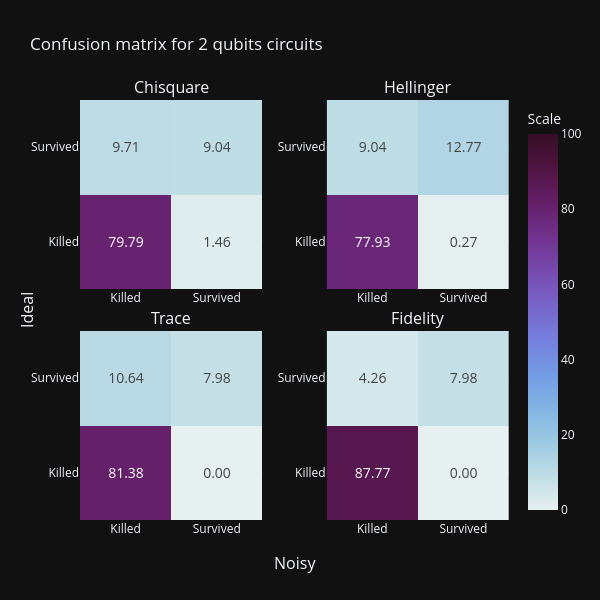
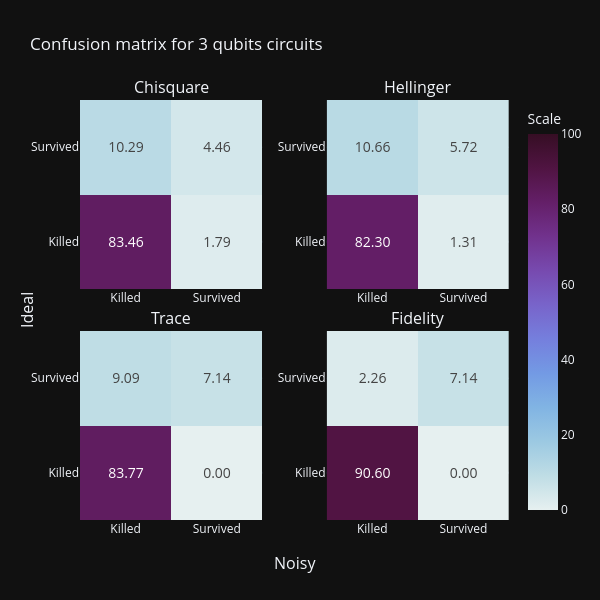
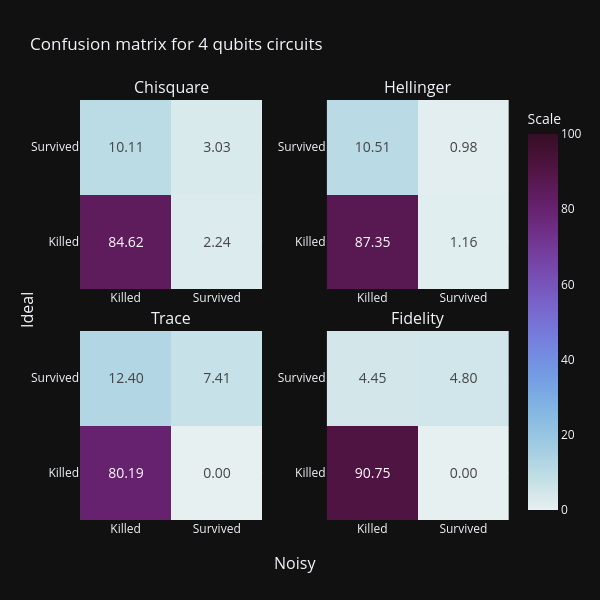
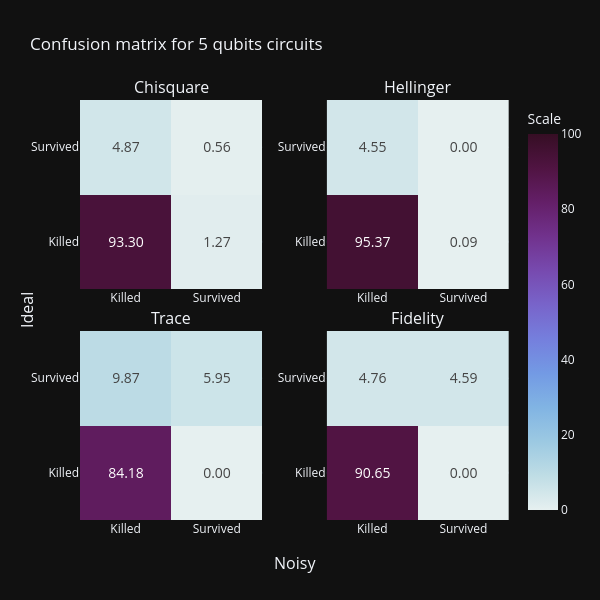

The notebook cell these images were saved under, in order:
### Code cell
# Confusion matrixes grouped by qubit numbers
qubit_numbers = df['Qubits_number'].unique()
for x in qubit_numbers:
    df_qubits = df[df['Qubits_number'] == x]
    printConfusionMatrixes(df_qubits, f'Confusion matrix for {x} qubits circuits')

### Figure 1 — Plotly figure (JSON) as saved in the notebook; plotly's stock layout.template omitted (floating-point values rounded to 4 significant figures)
{"data": [{"colorbar": {"title": {"text": "Scale"}}, "colorscale": [[0.0, "rgb(230, 240, 240)"], [0.09091, "rgb(191, 221, 229)"], [0.1818, "rgb(156, 201, 226)"], [0.2727, "rgb(129, 180, 227)"], [0.3636, "rgb(115, 154, 228)"], [0.4545, "rgb(117, 127, 221)"], [0.5455, "rgb(120, 100, 202)"], [0.6364, "rgb(119, 74, 175)"], [0.7273, "rgb(113, 50, 141)"], [0.8182, "rgb(100, 31, 104)"], [0.9091, "rgb(80, 20, 66)"], [1.0, "rgb(54, 14, 36)"]], "showscale": true, "text": [[79.79, 1.463], [9.707, 9.043]], "textfont": {"size": 14}, "texttemplate": "%{text:.2f}", "z": [[79.79, 1.463], [9.707, 9.043]], "zmax": 100, "zmin": 0, "type": "heatmap", "xaxis": "x", "yaxis": "y"}, {"colorbar": {"title": {"text": "Scale"}}, "colorscale": [[0.0, "rgb(230, 240, 240)"], [0.09091, "rgb(191, 221, 229)"], [0.1818, "rgb(156, 201, 226)"], [0.2727, "rgb(129, 180, 227)"], [0.3636, "rgb(115, 154, 228)"], [0.4545, "rgb(117, 127, 221)"], [0.5455, "rgb(120, 100, 202)"], [0.6364, "rgb(119, 74, 175)"], [0.7273, "rgb(113, 50, 141)"], [0.8182, "rgb(100, 31, 104)"], [0.9091, "rgb(80, 20, 66)"], [1.0, "rgb(54, 14, 36)"]], "showscale": false, "text": [[77.93, 0.266], [9.043, 12.77]], "textfont": {"size": 14}, "texttemplate": "%{text:.2f}", "z": [[77.93, 0.266], [9.043, 12.77]], "zmax": 100, "zmin": 0, "type": "heatmap", "xaxis": "x2", "yaxis": "y2"}, {"colorbar": {"title": {"text": "Scale"}}, "colorscale": [[0.0, "rgb(230, 240, 240)"], [0.09091, "rgb(191, 221, 229)"], [0.1818, "rgb(156, 201, 226)"], [0.2727, "rgb(129, 180, 227)"], [0.3636, "rgb(115, 154, 228)"], [0.4545, "rgb(117, 127, 221)"], [0.5455, "rgb(120, 100, 202)"], [0.6364, "rgb(119, 74, 175)"], [0.7273, "rgb(113, 50, 141)"], [0.8182, "rgb(100, 31, 104)"], [0.9091, "rgb(80, 20, 66)"], [1.0, "rgb(54, 14, 36)"]], "showscale": false, "text": [[81.38, 0.0], [10.64, 7.979]], "textfont": {"size": 14}, "texttemplate": "%{text:.2f}", "z": [[81.38, 0.0], [10.64, 7.979]], "zmax": 100, "zmin": 0, "type": "heatmap", "xaxis": "x3", "yaxis": "y3"}, {"colorbar": {"title": {"text": "Scale"}}, "colorscale": [[0.0, "rgb(230, 240, 240)"], [0.09091, "rgb(191, 221, 229)"], [0.1818, "rgb(156, 201, 226)"], [0.2727, "rgb(129, 180, 227)"], [0.3636, "rgb(115, 154, 228)"], [0.4545, "rgb(117, 127, 221)"], [0.5455, "rgb(120, 100, 202)"], [0.6364, "rgb(119, 74, 175)"], [0.7273, "rgb(113, 50, 141)"], [0.8182, "rgb(100, 31, 104)"], [0.9091, "rgb(80, 20, 66)"], [1.0, "rgb(54, 14, 36)"]], "showscale": false, "text": [[87.77, 0.0], [4.255, 7.979]], "textfont": {"size": 14}, "texttemplate": "%{text:.2f}", "z": [[87.77, 0.0], [4.255, 7.979]], "zmax": 100, "zmin": 0, "type": "heatmap", "xaxis": "x4", "yaxis": "y4"}], "layout": {"xaxis": {"anchor": "y", "domain": [0.0, 0.425], "tickvals": [0, 1], "ticktext": ["Killed", "Survived"]}, "yaxis": {"anchor": "x", "domain": [0.55, 1.0], "tickvals": [0, 1], "ticktext": ["Killed", "Survived"]}, "xaxis2": {"anchor": "y2", "domain": [0.575, 1.0], "tickvals": [0, 1], "ticktext": ["Killed", "Survived"]}, "yaxis2": {"anchor": "x2", "domain": [0.55, 1.0], "tickvals": [0, 1], "ticktext": ["Killed", "Survived"]}, "xaxis3": {"anchor": "y3", "domain": [0.0, 0.425], "tickvals": [0, 1], "ticktext": ["Killed", "Survived"]}, "yaxis3": {"anchor": "x3", "domain": [0.0, 0.45], "tickvals": [0, 1], "ticktext": ["Killed", "Survived"]}, "xaxis4": {"anchor": "y4", "domain": [0.575, 1.0], "tickvals": [0, 1], "ticktext": ["Killed", "Survived"]}, "yaxis4": {"anchor": "x4", "domain": [0.0, 0.45], "tickvals": [0, 1], "ticktext": ["Killed", "Survived"]}, "annotations": [{"font": {"size": 16}, "showarrow": false, "text": "Chisquare", "x": 0.2125, "xanchor": "center", "xref": "paper", "y": 1.0, "yanchor": "bottom", "yref": "paper"}, {"font": {"size": 16}, "showarrow": false, "text": "Hellinger", "x": 0.7875, "xanchor": "center", "xref": "paper", "y": 1.0, "yanchor": "bottom", "yref": "paper"}, {"font": {"size": 16}, "showarrow": false, "text": "Trace", "x": 0.2125, "xanchor": "center", "xref": "paper", "y": 0.45, "yanchor": "bottom", "yref": "paper"}, {"font": {"size": 16}, "showarrow": false, "text": "Fidelity", "x": 0.7875, "xanchor": "center", "xref": "paper", "y": 0.45, "yanchor": "bottom", "yref": "paper"}, {"font": {"size": 16}, "showarrow": false, "text": "Noisy", "x": 0.5, "xanchor": "center", "xref": "paper", "y": 0, "yanchor": "top", "yref": "paper", "yshift": -30}, {"font": {"size": 16}, "showarrow": false, "text": "Ideal", "textangle": -90, "x": 0, "xanchor": "right", "xref": "paper", "xshift": -40, "y": 0.5, "yanchor": "middle", "yref": "paper"}], "title": {"text": "Confusion matrix for 2 qubits circuits"}, "height": 600, "width": 600, "showlegend": false}}

### Figure 2 — Plotly figure (JSON) as saved in the notebook; plotly's stock layout.template omitted (floating-point values rounded to 4 significant figures)
{"data": [{"colorbar": {"title": {"text": "Scale"}}, "colorscale": [[0.0, "rgb(230, 240, 240)"], [0.09091, "rgb(191, 221, 229)"], [0.1818, "rgb(156, 201, 226)"], [0.2727, "rgb(129, 180, 227)"], [0.3636, "rgb(115, 154, 228)"], [0.4545, "rgb(117, 127, 221)"], [0.5455, "rgb(120, 100, 202)"], [0.6364, "rgb(119, 74, 175)"], [0.7273, "rgb(113, 50, 141)"], [0.8182, "rgb(100, 31, 104)"], [0.9091, "rgb(80, 20, 66)"], [1.0, "rgb(54, 14, 36)"]], "showscale": true, "text": [[83.46, 1.786], [10.29, 4.464]], "textfont": {"size": 14}, "texttemplate": "%{text:.2f}", "z": [[83.46, 1.786], [10.29, 4.464]], "zmax": 100, "zmin": 0, "type": "heatmap", "xaxis": "x", "yaxis": "y"}, {"colorbar": {"title": {"text": "Scale"}}, "colorscale": [[0.0, "rgb(230, 240, 240)"], [0.09091, "rgb(191, 221, 229)"], [0.1818, "rgb(156, 201, 226)"], [0.2727, "rgb(129, 180, 227)"], [0.3636, "rgb(115, 154, 228)"], [0.4545, "rgb(117, 127, 221)"], [0.5455, "rgb(120, 100, 202)"], [0.6364, "rgb(119, 74, 175)"], [0.7273, "rgb(113, 50, 141)"], [0.8182, "rgb(100, 31, 104)"], [0.9091, "rgb(80, 20, 66)"], [1.0, "rgb(54, 14, 36)"]], "showscale": false, "text": [[82.3, 1.313], [10.66, 5.725]], "textfont": {"size": 14}, "texttemplate": "%{text:.2f}", "z": [[82.3, 1.313], [10.66, 5.725]], "zmax": 100, "zmin": 0, "type": "heatmap", "xaxis": "x2", "yaxis": "y2"}, {"colorbar": {"title": {"text": "Scale"}}, "colorscale": [[0.0, "rgb(230, 240, 240)"], [0.09091, "rgb(191, 221, 229)"], [0.1818, "rgb(156, 201, 226)"], [0.2727, "rgb(129, 180, 227)"], [0.3636, "rgb(115, 154, 228)"], [0.4545, "rgb(117, 127, 221)"], [0.5455, "rgb(120, 100, 202)"], [0.6364, "rgb(119, 74, 175)"], [0.7273, "rgb(113, 50, 141)"], [0.8182, "rgb(100, 31, 104)"], [0.9091, "rgb(80, 20, 66)"], [1.0, "rgb(54, 14, 36)"]], "showscale": false, "text": [[83.77, 0.0], [9.086, 7.143]], "textfont": {"size": 14}, "texttemplate": "%{text:.2f}", "z": [[83.77, 0.0], [9.086, 7.143]], "zmax": 100, "zmin": 0, "type": "heatmap", "xaxis": "x3", "yaxis": "y3"}, {"colorbar": {"title": {"text": "Scale"}}, "colorscale": [[0.0, "rgb(230, 240, 240)"], [0.09091, "rgb(191, 221, 229)"], [0.1818, "rgb(156, 201, 226)"], [0.2727, "rgb(129, 180, 227)"], [0.3636, "rgb(115, 154, 228)"], [0.4545, "rgb(117, 127, 221)"], [0.5455, "rgb(120, 100, 202)"], [0.6364, "rgb(119, 74, 175)"], [0.7273, "rgb(113, 50, 141)"], [0.8182, "rgb(100, 31, 104)"], [0.9091, "rgb(80, 20, 66)"], [1.0, "rgb(54, 14, 36)"]], "showscale": false, "text": [[90.6, 0.0], [2.258, 7.143]], "textfont": {"size": 14}, "texttemplate": "%{text:.2f}", "z": [[90.6, 0.0], [2.258, 7.143]], "zmax": 100, "zmin": 0, "type": "heatmap", "xaxis": "x4", "yaxis": "y4"}], "layout": {"xaxis": {"anchor": "y", "domain": [0.0, 0.425], "tickvals": [0, 1], "ticktext": ["Killed", "Survived"]}, "yaxis": {"anchor": "x", "domain": [0.55, 1.0], "tickvals": [0, 1], "ticktext": ["Killed", "Survived"]}, "xaxis2": {"anchor": "y2", "domain": [0.575, 1.0], "tickvals": [0, 1], "ticktext": ["Killed", "Survived"]}, "yaxis2": {"anchor": "x2", "domain": [0.55, 1.0], "tickvals": [0, 1], "ticktext": ["Killed", "Survived"]}, "xaxis3": {"anchor": "y3", "domain": [0.0, 0.425], "tickvals": [0, 1], "ticktext": ["Killed", "Survived"]}, "yaxis3": {"anchor": "x3", "domain": [0.0, 0.45], "tickvals": [0, 1], "ticktext": ["Killed", "Survived"]}, "xaxis4": {"anchor": "y4", "domain": [0.575, 1.0], "tickvals": [0, 1], "ticktext": ["Killed", "Survived"]}, "yaxis4": {"anchor": "x4", "domain": [0.0, 0.45], "tickvals": [0, 1], "ticktext": ["Killed", "Survived"]}, "annotations": [{"font": {"size": 16}, "showarrow": false, "text": "Chisquare", "x": 0.2125, "xanchor": "center", "xref": "paper", "y": 1.0, "yanchor": "bottom", "yref": "paper"}, {"font": {"size": 16}, "showarrow": false, "text": "Hellinger", "x": 0.7875, "xanchor": "center", "xref": "paper", "y": 1.0, "yanchor": "bottom", "yref": "paper"}, {"font": {"size": 16}, "showarrow": false, "text": "Trace", "x": 0.2125, "xanchor": "center", "xref": "paper", "y": 0.45, "yanchor": "bottom", "yref": "paper"}, {"font": {"size": 16}, "showarrow": false, "text": "Fidelity", "x": 0.7875, "xanchor": "center", "xref": "paper", "y": 0.45, "yanchor": "bottom", "yref": "paper"}, {"font": {"size": 16}, "showarrow": false, "text": "Noisy", "x": 0.5, "xanchor": "center", "xref": "paper", "y": 0, "yanchor": "top", "yref": "paper", "yshift": -30}, {"font": {"size": 16}, "showarrow": false, "text": "Ideal", "textangle": -90, "x": 0, "xanchor": "right", "xref": "paper", "xshift": -40, "y": 0.5, "yanchor": "middle", "yref": "paper"}], "title": {"text": "Confusion matrix for 3 qubits circuits"}, "height": 600, "width": 600, "showlegend": false}}

### Figure 3 — Plotly figure (JSON) as saved in the notebook; plotly's stock layout.template omitted (floating-point values rounded to 4 significant figures)
{"data": [{"colorbar": {"title": {"text": "Scale"}}, "colorscale": [[0.0, "rgb(230, 240, 240)"], [0.09091, "rgb(191, 221, 229)"], [0.1818, "rgb(156, 201, 226)"], [0.2727, "rgb(129, 180, 227)"], [0.3636, "rgb(115, 154, 228)"], [0.4545, "rgb(117, 127, 221)"], [0.5455, "rgb(120, 100, 202)"], [0.6364, "rgb(119, 74, 175)"], [0.7273, "rgb(113, 50, 141)"], [0.8182, "rgb(100, 31, 104)"], [0.9091, "rgb(80, 20, 66)"], [1.0, "rgb(54, 14, 36)"]], "showscale": true, "text": [[84.62, 2.239], [10.11, 3.027]], "textfont": {"size": 14}, "texttemplate": "%{text:.2f}", "z": [[84.62, 2.239], [10.11, 3.027]], "zmax": 100, "zmin": 0, "type": "heatmap", "xaxis": "x", "yaxis": "y"}, {"colorbar": {"title": {"text": "Scale"}}, "colorscale": [[0.0, "rgb(230, 240, 240)"], [0.09091, "rgb(191, 221, 229)"], [0.1818, "rgb(156, 201, 226)"], [0.2727, "rgb(129, 180, 227)"], [0.3636, "rgb(115, 154, 228)"], [0.4545, "rgb(117, 127, 221)"], [0.5455, "rgb(120, 100, 202)"], [0.6364, "rgb(119, 74, 175)"], [0.7273, "rgb(113, 50, 141)"], [0.8182, "rgb(100, 31, 104)"], [0.9091, "rgb(80, 20, 66)"], [1.0, "rgb(54, 14, 36)"]], "showscale": false, "text": [[87.35, 1.156], [10.51, 0.9843]], "textfont": {"size": 14}, "texttemplate": "%{text:.2f}", "z": [[87.35, 1.156], [10.51, 0.9843]], "zmax": 100, "zmin": 0, "type": "heatmap", "xaxis": "x2", "yaxis": "y2"}, {"colorbar": {"title": {"text": "Scale"}}, "colorscale": [[0.0, "rgb(230, 240, 240)"], [0.09091, "rgb(191, 221, 229)"], [0.1818, "rgb(156, 201, 226)"], [0.2727, "rgb(129, 180, 227)"], [0.3636, "rgb(115, 154, 228)"], [0.4545, "rgb(117, 127, 221)"], [0.5455, "rgb(120, 100, 202)"], [0.6364, "rgb(119, 74, 175)"], [0.7273, "rgb(113, 50, 141)"], [0.8182, "rgb(100, 31, 104)"], [0.9091, "rgb(80, 20, 66)"], [1.0, "rgb(54, 14, 36)"]], "showscale": false, "text": [[80.19, 0.0], [12.4, 7.406]], "textfont": {"size": 14}, "texttemplate": "%{text:.2f}", "z": [[80.19, 0.0], [12.4, 7.406]], "zmax": 100, "zmin": 0, "type": "heatmap", "xaxis": "x3", "yaxis": "y3"}, {"colorbar": {"title": {"text": "Scale"}}, "colorscale": [[0.0, "rgb(230, 240, 240)"], [0.09091, "rgb(191, 221, 229)"], [0.1818, "rgb(156, 201, 226)"], [0.2727, "rgb(129, 180, 227)"], [0.3636, "rgb(115, 154, 228)"], [0.4545, "rgb(117, 127, 221)"], [0.5455, "rgb(120, 100, 202)"], [0.6364, "rgb(119, 74, 175)"], [0.7273, "rgb(113, 50, 141)"], [0.8182, "rgb(100, 31, 104)"], [0.9091, "rgb(80, 20, 66)"], [1.0, "rgb(54, 14, 36)"]], "showscale": false, "text": [[90.75, 0.0], [4.454, 4.798]], "textfont": {"size": 14}, "texttemplate": "%{text:.2f}", "z": [[90.75, 0.0], [4.454, 4.798]], "zmax": 100, "zmin": 0, "type": "heatmap", "xaxis": "x4", "yaxis": "y4"}], "layout": {"xaxis": {"anchor": "y", "domain": [0.0, 0.425], "tickvals": [0, 1], "ticktext": ["Killed", "Survived"]}, "yaxis": {"anchor": "x", "domain": [0.55, 1.0], "tickvals": [0, 1], "ticktext": ["Killed", "Survived"]}, "xaxis2": {"anchor": "y2", "domain": [0.575, 1.0], "tickvals": [0, 1], "ticktext": ["Killed", "Survived"]}, "yaxis2": {"anchor": "x2", "domain": [0.55, 1.0], "tickvals": [0, 1], "ticktext": ["Killed", "Survived"]}, "xaxis3": {"anchor": "y3", "domain": [0.0, 0.425], "tickvals": [0, 1], "ticktext": ["Killed", "Survived"]}, "yaxis3": {"anchor": "x3", "domain": [0.0, 0.45], "tickvals": [0, 1], "ticktext": ["Killed", "Survived"]}, "xaxis4": {"anchor": "y4", "domain": [0.575, 1.0], "tickvals": [0, 1], "ticktext": ["Killed", "Survived"]}, "yaxis4": {"anchor": "x4", "domain": [0.0, 0.45], "tickvals": [0, 1], "ticktext": ["Killed", "Survived"]}, "annotations": [{"font": {"size": 16}, "showarrow": false, "text": "Chisquare", "x": 0.2125, "xanchor": "center", "xref": "paper", "y": 1.0, "yanchor": "bottom", "yref": "paper"}, {"font": {"size": 16}, "showarrow": false, "text": "Hellinger", "x": 0.7875, "xanchor": "center", "xref": "paper", "y": 1.0, "yanchor": "bottom", "yref": "paper"}, {"font": {"size": 16}, "showarrow": false, "text": "Trace", "x": 0.2125, "xanchor": "center", "xref": "paper", "y": 0.45, "yanchor": "bottom", "yref": "paper"}, {"font": {"size": 16}, "showarrow": false, "text": "Fidelity", "x": 0.7875, "xanchor": "center", "xref": "paper", "y": 0.45, "yanchor": "bottom", "yref": "paper"}, {"font": {"size": 16}, "showarrow": false, "text": "Noisy", "x": 0.5, "xanchor": "center", "xref": "paper", "y": 0, "yanchor": "top", "yref": "paper", "yshift": -30}, {"font": {"size": 16}, "showarrow": false, "text": "Ideal", "textangle": -90, "x": 0, "xanchor": "right", "xref": "paper", "xshift": -40, "y": 0.5, "yanchor": "middle", "yref": "paper"}], "title": {"text": "Confusion matrix for 4 qubits circuits"}, "height": 600, "width": 600, "showlegend": false}}

### Figure 4 — Plotly figure (JSON) as saved in the notebook; plotly's stock layout.template omitted (floating-point values rounded to 4 significant figures)
{"data": [{"colorbar": {"title": {"text": "Scale"}}, "colorscale": [[0.0, "rgb(230, 240, 240)"], [0.09091, "rgb(191, 221, 229)"], [0.1818, "rgb(156, 201, 226)"], [0.2727, "rgb(129, 180, 227)"], [0.3636, "rgb(115, 154, 228)"], [0.4545, "rgb(117, 127, 221)"], [0.5455, "rgb(120, 100, 202)"], [0.6364, "rgb(119, 74, 175)"], [0.7273, "rgb(113, 50, 141)"], [0.8182, "rgb(100, 31, 104)"], [0.9091, "rgb(80, 20, 66)"], [1.0, "rgb(54, 14, 36)"]], "showscale": true, "text": [[93.3, 1.272], [4.871, 0.5603]], "textfont": {"size": 14}, "texttemplate": "%{text:.2f}", "z": [[93.3, 1.272], [4.871, 0.5603]], "zmax": 100, "zmin": 0, "type": "heatmap", "xaxis": "x", "yaxis": "y"}, {"colorbar": {"title": {"text": "Scale"}}, "colorscale": [[0.0, "rgb(230, 240, 240)"], [0.09091, "rgb(191, 221, 229)"], [0.1818, "rgb(156, 201, 226)"], [0.2727, "rgb(129, 180, 227)"], [0.3636, "rgb(115, 154, 228)"], [0.4545, "rgb(117, 127, 221)"], [0.5455, "rgb(120, 100, 202)"], [0.6364, "rgb(119, 74, 175)"], [0.7273, "rgb(113, 50, 141)"], [0.8182, "rgb(100, 31, 104)"], [0.9091, "rgb(80, 20, 66)"], [1.0, "rgb(54, 14, 36)"]], "showscale": false, "text": [[95.37, 0.08621], [4.547, 0.0]], "textfont": {"size": 14}, "texttemplate": "%{text:.2f}", "z": [[95.37, 0.08621], [4.547, 0.0]], "zmax": 100, "zmin": 0, "type": "heatmap", "xaxis": "x2", "yaxis": "y2"}, {"colorbar": {"title": {"text": "Scale"}}, "colorscale": [[0.0, "rgb(230, 240, 240)"], [0.09091, "rgb(191, 221, 229)"], [0.1818, "rgb(156, 201, 226)"], [0.2727, "rgb(129, 180, 227)"], [0.3636, "rgb(115, 154, 228)"], [0.4545, "rgb(117, 127, 221)"], [0.5455, "rgb(120, 100, 202)"], [0.6364, "rgb(119, 74, 175)"], [0.7273, "rgb(113, 50, 141)"], [0.8182, "rgb(100, 31, 104)"], [0.9091, "rgb(80, 20, 66)"], [1.0, "rgb(54, 14, 36)"]], "showscale": false, "text": [[84.18, 0.0], [9.871, 5.948]], "textfont": {"size": 14}, "texttemplate": "%{text:.2f}", "z": [[84.18, 0.0], [9.871, 5.948]], "zmax": 100, "zmin": 0, "type": "heatmap", "xaxis": "x3", "yaxis": "y3"}, {"colorbar": {"title": {"text": "Scale"}}, "colorscale": [[0.0, "rgb(230, 240, 240)"], [0.09091, "rgb(191, 221, 229)"], [0.1818, "rgb(156, 201, 226)"], [0.2727, "rgb(129, 180, 227)"], [0.3636, "rgb(115, 154, 228)"], [0.4545, "rgb(117, 127, 221)"], [0.5455, "rgb(120, 100, 202)"], [0.6364, "rgb(119, 74, 175)"], [0.7273, "rgb(113, 50, 141)"], [0.8182, "rgb(100, 31, 104)"], [0.9091, "rgb(80, 20, 66)"], [1.0, "rgb(54, 14, 36)"]], "showscale": false, "text": [[90.65, 0.0], [4.763, 4.591]], "textfont": {"size": 14}, "texttemplate": "%{text:.2f}", "z": [[90.65, 0.0], [4.763, 4.591]], "zmax": 100, "zmin": 0, "type": "heatmap", "xaxis": "x4", "yaxis": "y4"}], "layout": {"xaxis": {"anchor": "y", "domain": [0.0, 0.425], "tickvals": [0, 1], "ticktext": ["Killed", "Survived"]}, "yaxis": {"anchor": "x", "domain": [0.55, 1.0], "tickvals": [0, 1], "ticktext": ["Killed", "Survived"]}, "xaxis2": {"anchor": "y2", "domain": [0.575, 1.0], "tickvals": [0, 1], "ticktext": ["Killed", "Survived"]}, "yaxis2": {"anchor": "x2", "domain": [0.55, 1.0], "tickvals": [0, 1], "ticktext": ["Killed", "Survived"]}, "xaxis3": {"anchor": "y3", "domain": [0.0, 0.425], "tickvals": [0, 1], "ticktext": ["Killed", "Survived"]}, "yaxis3": {"anchor": "x3", "domain": [0.0, 0.45], "tickvals": [0, 1], "ticktext": ["Killed", "Survived"]}, "xaxis4": {"anchor": "y4", "domain": [0.575, 1.0], "tickvals": [0, 1], "ticktext": ["Killed", "Survived"]}, "yaxis4": {"anchor": "x4", "domain": [0.0, 0.45], "tickvals": [0, 1], "ticktext": ["Killed", "Survived"]}, "annotations": [{"font": {"size": 16}, "showarrow": false, "text": "Chisquare", "x": 0.2125, "xanchor": "center", "xref": "paper", "y": 1.0, "yanchor": "bottom", "yref": "paper"}, {"font": {"size": 16}, "showarrow": false, "text": "Hellinger", "x": 0.7875, "xanchor": "center", "xref": "paper", "y": 1.0, "yanchor": "bottom", "yref": "paper"}, {"font": {"size": 16}, "showarrow": false, "text": "Trace", "x": 0.2125, "xanchor": "center", "xref": "paper", "y": 0.45, "yanchor": "bottom", "yref": "paper"}, {"font": {"size": 16}, "showarrow": false, "text": "Fidelity", "x": 0.7875, "xanchor": "center", "xref": "paper", "y": 0.45, "yanchor": "bottom", "yref": "paper"}, {"font": {"size": 16}, "showarrow": false, "text": "Noisy", "x": 0.5, "xanchor": "center", "xref": "paper", "y": 0, "yanchor": "top", "yref": "paper", "yshift": -30}, {"font": {"size": 16}, "showarrow": false, "text": "Ideal", "textangle": -90, "x": 0, "xanchor": "right", "xref": "paper", "xshift": -40, "y": 0.5, "yanchor": "middle", "yref": "paper"}], "title": {"text": "Confusion matrix for 5 qubits circuits"}, "height": 600, "width": 600, "showlegend": false}}
